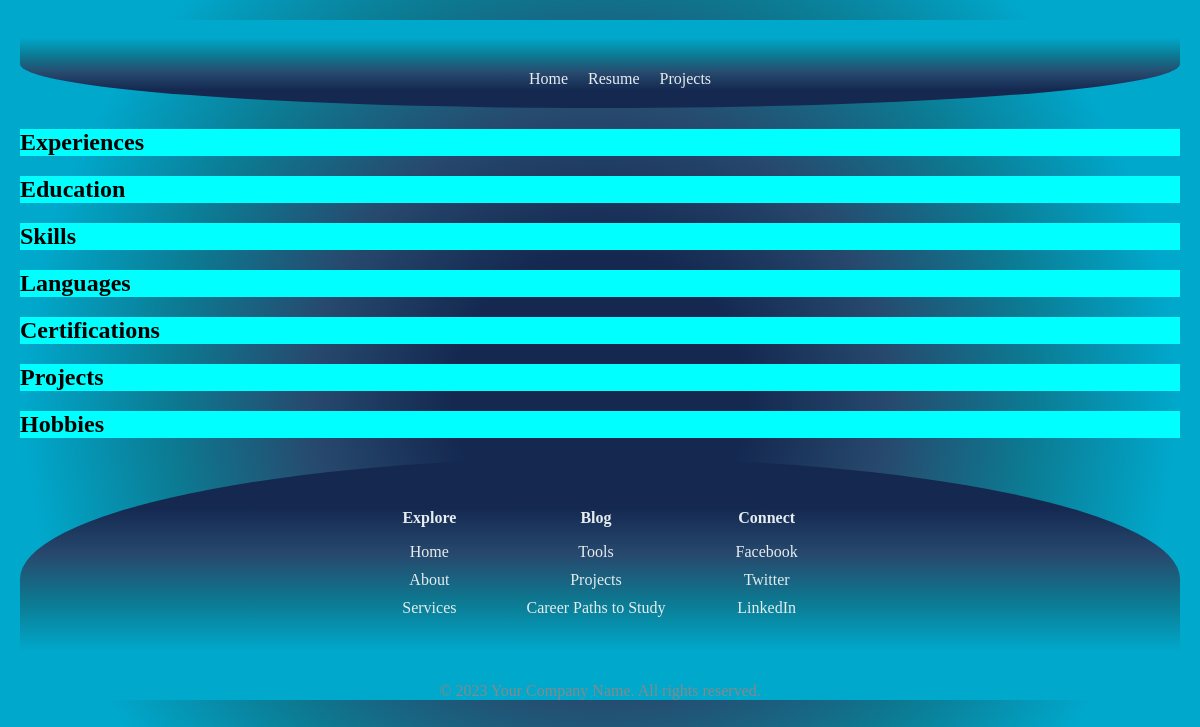
The page /resume/ on the database as committed earlier.
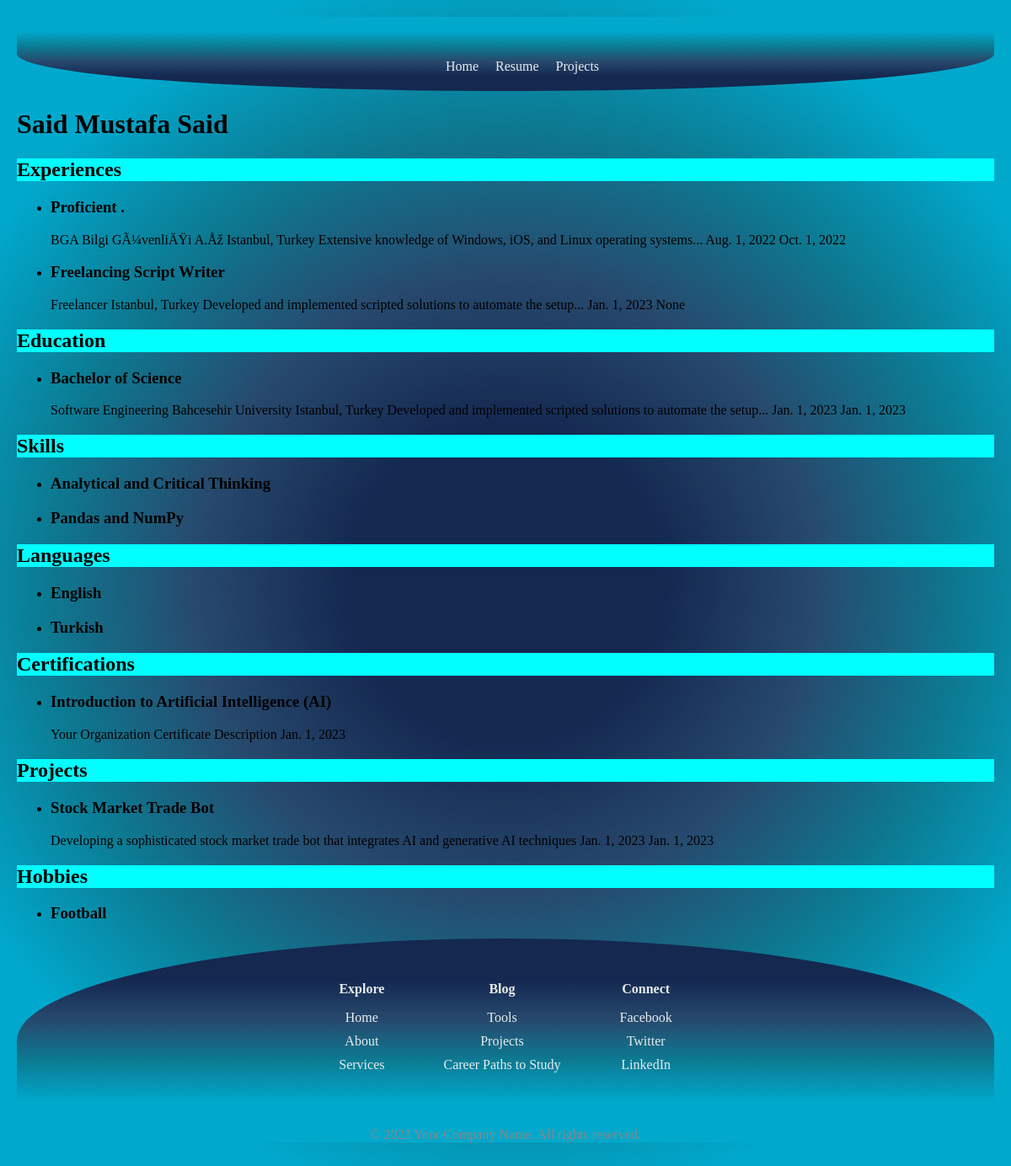
The same page on the database as committed later.
### blog_pages/models.py (models this page shows)
class Resume(models.Model):
    name = models.CharField(max_length=100)
    experiences = models.ManyToManyField(Experience)
    education = models.ManyToManyField(Education)
    skills = models.ManyToManyField(Skill)
    languages = models.ManyToManyField(Language)
    certifications = models.ManyToManyField(Certification)
    projects = models.ManyToManyField(Project)
    hobbies = models.ManyToManyField(Hobby)

class Experience(models.Model):
    title = models.CharField(max_length=100)
    company = models.CharField(max_length=100)
    location = models.CharField(max_length=100)
    description = models.TextField(blank=True, null=True)
    start_date = models.DateField(blank=True, null=True)
    end_date = models.DateField(blank=True, null=True)

class Education(models.Model):
    degree = models.CharField(max_length=100)
    field_of_study = models.CharField(max_length=100)
    institution = models.CharField(max_length=100)
    location = models.CharField(max_length=100)
    description = models.TextField()
    start_date = models.DateField()
    end_date = models.DateField(blank=True, null=True)
    currently_enrolled = models.BooleanField(default=False)

class Skill(models.Model):
    name = models.CharField(max_length=100)
    proficiency = models.CharField(max_length=100)

class Language(models.Model):
    name = models.CharField(max_length=100)
    proficiency = models.CharField(max_length=100)

class Certification(models.Model):
    title = models.CharField(max_length=100)
    organization = models.CharField(max_length=100)
    description = models.TextField()
    date = models.DateField()

class Project(models.Model):
    title = models.CharField(max_length=100)
    description = models.TextField()
    start_date = models.DateField()
    end_date = models.DateField(blank=True, null=True)
    currently_working = models.BooleanField(default=False)

class Hobby(models.Model):
    name = models.CharField(max_length=100)

### blog_pages/views.py (the view)
# urls.py: path('resume/', views.resume, name='resume'),
def resume(request):
    resume = Resume.objects.first()  # Assuming you want to retrieve the first Resume object
    return render(request, 'blog_pages/resume.html', {'resume': resume})

### blog_pages/templates/blog_pages/resume.html
{% extends "base.html" %}
{% load static %}
{% block content %}
<link rel="stylesheet" href="{% static 'blog_pages/css/cv_style.css' %}">
<div class="cv">
    <h1>{{ resume.name }}</h1>
    <h2>Experiences</h2>
    <ul>
        {% for experience in resume.experiences.all %}
        <li>
            <h3>{{ experience.title }}</h3>
            {{ experience.company }}
            {{ experience.location }}
            {{ experience.description }}
            {{ experience.start_date }}
            {% if experience.currently_working %}
            Present
            {% else %}
            {{ experience.end_date }}
            {% endif %}
        </li>
        {% endfor %}
    </ul>
    <h2>Education</h2>
    <ul>
        {% for education in resume.education.all %}
        <li>
            <h3>{{ education.degree }}</h3>
            {{ education.field_of_study }}
            {{ education.institution }}
            {{ education.location }}
            {{ education.description }}
            {{ education.start_date }}
            {% if education.currently_enrolled %}
            Present
            {% else %}
            {{ education.end_date }}
            {% endif %}
        </li>
        {% endfor %}
    </ul>
    <h2>Skills</h2>
    <ul>
        {% for skill in resume.skills.all %}
        <li>
            <h3>{{ skill.name }}</h3>
        </li>
        {% endfor %}
    </ul>
    <h2>Languages</h2>
    <ul>
        {% for language in resume.languages.all %}
        <li>
            <h3>{{ language.name }}</h3>
        </li>
        {% endfor %}
    </ul>
    <h2>Certifications</h2>
    <ul>
        {% for certification in resume.certifications.all %}
        <li>
            <h3>{{ certification.title }}</h3>
            {{ certification.organization }}
            {{ certification.description }}
            {{ certification.date }}
        </li>
        {% endfor %}
    </ul>
    <h2>Projects</h2>
    <ul>
        {% for project in resume.projects.all %}
        <li>
            <h3>{{ project.title }}</h3>
            {{ project.description }}
            {{ project.start_date }}
            {% if project.currently_working %}
            Present
            {% else %}
            {{ project.end_date }}
            {% endif %}
        </li>
        {% endfor %}
    </ul>
    <h2>Hobbies</h2>
    <ul>
        {% for hobby in resume.hobbies.all %}
        <li>
            <h3>{{ hobby.name }}</h3>
        </li>
        {% endfor %}
    </ul>
</div>
{% endblock %}

### templates/base.html (shortened to what this page needs)
{% load static %}
<!DOCTYPE html>
<html lang="en">
<head>
    <link rel="stylesheet" href="{% static 'css/main_style.css' %}">
</head>
<body>
    <div class="content-container">
    <header>
        <nav>
            <ul class="nav-menu">
                <li><a href="/">Home</a></li>
                <li><a href="/resume">Resume</a></li>
                <li><a href="/projects">Projects</a></li>
            </ul>
        </nav>
    </header>
    <div class="content-body">
        {% block content %}
        {% endblock %}
    </div>
    <footer>
        <div class="footer-container">
            <div class="footer-column">
                <h3>Explore</h3>
                <ul>
                    <li>Home</li>
                    <li>About</li>
                    <li>Services</li>
                </ul>
            </div>
            <div class="footer-column">
                <h3>Blog</h3>
                <ul>
                    <li>Tools</li>
                    <li>Projects</li>
                    <li>Career Paths to Study</li>
                </ul>
            </div>
            <div class="footer-column">
                <h3>Connect</h3>
                <ul class="social-links">
                    <li><a href="https://www.facebook.com/myname" target="_blank">Facebook</a></li>
                    <li><a href="https://twitter.com/myname" target="_blank">Twitter</a></li>
                    <li><a href="https://www.linkedin.com/in/myname" target="_blank">LinkedIn</a></li>
                </ul>
            </div>
        </div>
        <div class="footer-copyright">
        </div>
    </footer>
    </div>
</body>
</html>

### static/css/main_style.css (style rules this page uses)
body { display: flex; justify-content: center; min-height: 100vh; margin: 0; background: rgb(20,40,80); background: radial-gradient(circle, rgba(20,40,80,1) 20%, rgba(39,73,109,1) 40%, rgba(12,123,147,1) 60%, rgba(0,168,204,1) 80%); }
.content-container { width: 100%; padding: 20px; overflow-x: auto; }
.nav-menu { list-style: none; margin: 0; padding-bottom: 20px; padding-top: 50px; display: flex; justify-content: center; gap: 20px; }
.nav-menu li { display: inline; }
nav { background: rgb(20,40,80); background: linear-gradient(0deg, rgba(20,40,80,1) 20%, rgba(39,73,109,1) 40%, rgba(12,123,147,1) 60%, rgba(0,168,204,1) 80%); color: rgb(230, 236, 239); border-bottom-left-radius: 100%; border-bottom-right-radius: 100%; }
.nav-menu li a { text-decoration: none; color: inherit; font-size: 1em; transition: transform 0.2s ease-in-out; }
footer { background: rgb(20,40,80); background: linear-gradient(180deg, rgba(20,40,80,1) 20%, rgba(39,73,109,1) 40%, rgba(12,123,147,1) 60%, rgba(0,168,204,1) 80%); color: rgb(230, 236, 239); border-top-left-radius: 100%; border-top-right-radius: 100%; }
.footer-container { display: flex; justify-content: center; text-align: center; }
.footer-column { margin: 35px; }
.footer-column h3 { font-size: 1em; font-weight: bold; }
.footer-column ul { list-style-type: none; padding: 0; margin: 0; }
.footer-column li { margin-bottom: 10px; }
.social-links li a { text-decoration: none; color: inherit; font-size: 1em; }
.footer-copyright { padding-top: 20px; display: flex; flex-direction: column; align-items: center; margin-bottom: 10px; font-size: 1em; color: #888; }

### blog_pages/static/blog_pages/css/cv_style.css (style rules this page uses)
h2 { background-color: aqua; }

Rows that differ between the two databases and show on the page:
added Resume: name "Said Mustafa Said"
added Experience: title "Proficient .", company "BGA Bilgi GÃ¼venliÄŸi A.Åž", location "Istanbul, Turkey", description "Extensive knowledge of Windows, iOS, and Linux operating systems...", start_date "Aug. 1, 2022", end_date "Oct. 1, 2022"
added Experience: title "Freelancing Script Writer", company "Freelancer", location "Istanbul, Turkey", description "Developed and implemented scripted solutions to automate the setup...", start_date "Jan. 1, 2023", end_date "None"
added Education: degree "Bachelor of Science", field_of_study "Software Engineering", institution "Bahcesehir University", location "Istanbul, Turkey", description "Developed and implemented scripted solutions to automate the setup...", start_date "Jan. 1, 2023", end_date "Jan. 1, 2023"
added Skill: name "Analytical and Critical Thinking"
added Skill: name "Pandas and NumPy"
added Language: name "English"
added Language: name "Turkish"
added Certification: title "Introduction to Artificial Intelligence (AI)", organization "Your Organization", description "Certificate Description", date "Jan. 1, 2023"
added Project: title "Stock Market Trade Bot", description "Developing a sophisticated stock market trade bot that integrates AI and generative AI techniques", start_date "Jan. 1, 2023", end_date "Jan. 1, 2023"
added Hobby: name "Football"
